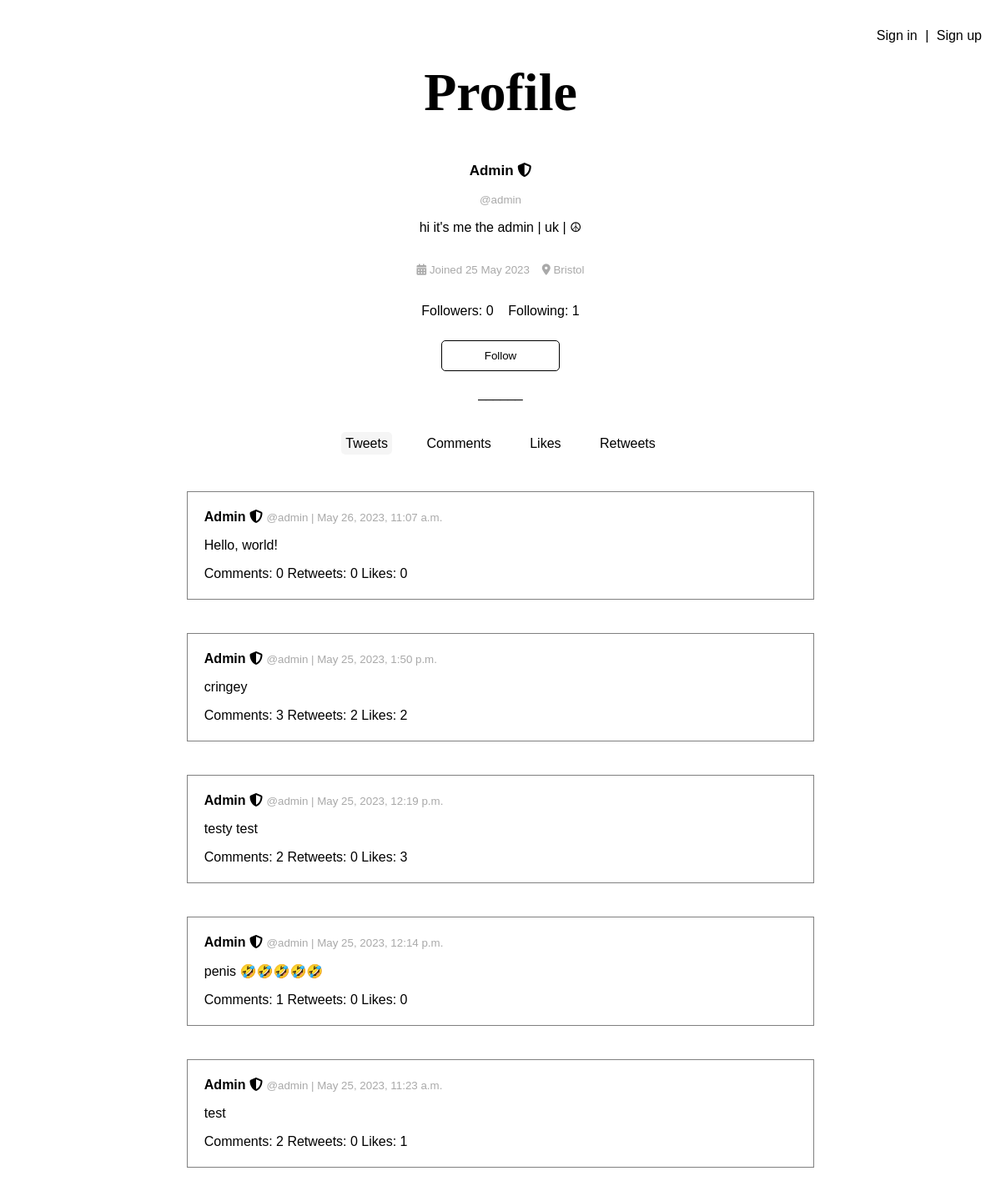
The app's page /users/profile/6/ with its own data.
### users/models.py (models this page shows, shortened)
class Profile(models.Model):
    user = models.OneToOneField(User, on_delete=models.CASCADE)
    bio = models.TextField(default="")
    display_name = models.CharField(default="", max_length=150)
    location = models.CharField(blank=True, max_length=150)
    followers = models.ManyToManyField(User, blank=True, related_name='followers')
    following = models.ManyToManyField(User, blank=True, related_name='following')

### tweets/models.py (models this page shows)
class Tweet(models.Model):
    text = models.CharField(max_length=144)
    date = models.DateTimeField(default=timezone.now)
    likes = models.ManyToManyField(User, blank=True, related_name='likes')
    user = models.ForeignKey(User, on_delete=models.CASCADE)
    class Meta:
        ordering = ["-date"]
    def __str__(self):
        return self.text

### users/views.py (the view)
# urls.py: path('profile/<int:user_id>/', views.profile_public, name='profile_public'),
def profile_public(request, user_id):
    user = get_object_or_404(User, pk=user_id)
    already_following = False
    for follower in user.profile.followers.all():
        if follower.id == request.user.id:
            already_following = True
    return render(request, 'users/profile_public.html',
                  {'title': 'Profile', 'user_p': user, 'already_following': already_following})

### templates/users/profile_public.html (shortened to what this page needs)
{% extends '../base.html' %}
{% block content %}
<p class="subtitle">{{user_p.profile.display_name}}
    {% if user_p.is_superuser %}
        <i title="Admin" class="fa-solid fa-shield-halved"></i>
    {% endif %}
</p>
<small>@{{user_p}}</small>
{% if user_p.profile.bio == "" %}
    <p class="faded">This user doesn't have a bio.</p>
{% else %}
    <p>{{user_p.profile.bio}}</p>
{% endif %}
<p><small>
    <i class="fa-solid fa-calendar-days"></i> Joined {{ user_p.date_joined|date:"d M Y" }}
    {% if user_p.profile.location %}
        <i class="fa-solid fa-location-dot"></i> {{ user_p.profile.location }}
    {% endif %}
</small>
<p>
    <a class="follows-link" href="{% url 'followers' user_p.id%}">Followers: {{ user_p.profile.followers.count }}</a>
    <a class="follows-link" href="{% url 'following' user_p.id%}">Following: {{user_p.profile.following.count }}</a>
</p>
{% if not user.id == user_p.id %}
<form action="{% url 'follow' user_p.id %}" method="post">
    {% if already_following %}
        <button type="submit">Unfollow</button>
    {% else %}
        <button type="submit">Follow</button>
    {% endif %}
</form>
<br>
{% else %}
<p><a href="{% url 'profile' %}">View your profile</a></p>
{% endif %}
______
</p>
<nav>
    <a id="profile-tweets" href="{% url 'profile_public' user_p.id %}">Tweets</a>&emsp;&emsp;
    <a id="profile-comments" href="{% url 'profile_public_comments' user_p.id %}">Comments</a>&emsp;&emsp;
    <a id="profile-likes" href="{% url 'profile_public_likes' user_p.id %}">Likes</a>&emsp;&emsp;
    <a id="profile-retweets" href="{% url 'profile_public_retweets' user_p.id%}">Retweets</a>
</nav>
<section class="center width-100">
    <br>
    {% with  id_str=user_p.id|stringformat:"i" %}
    {% if request.path == '/users/profile/'|add:id_str|add:'/' %}
        {% if user_p.tweet_set.count <= 0 %}
            <p class="faded">No tweets found</p>
        {% else %}
            {% for tweet in user_p.tweet_set.all %}
                {% include "tweets/tweet.html" %}
            {% endfor %}
        {% endif %}
    {% endif %}
    {%endwith%}
</section>
{% endblock %}

### templates/tweets/tweet.html
<div class="tweet-card width-100">
    <a class="profile-link" href="{% url 'profile_public' tweet.user.id %}">
        <p>
            <strong>
                {{ tweet.user.profile.display_name }}
                {% if tweet.user.is_superuser %}
                    <i title="Admin" class="fa-solid fa-shield-halved"></i>
                {% endif %}
            </strong>
            <small>@{{ tweet.user }} | {{ tweet.date }}</small>
        </p>
    </a>
    <a class="tweet-link" href="{% url 'tweet' tweet.id %}">
        <p>{{ tweet }}</p>
        <p>
            Comments: {{ tweet.comment_set.count }}
            Retweets: {{ tweet.retweet_set.count }}
            Likes: {{ tweet.likes.count }}
        </p>
    </a>
</div>

### static/style.css (style rules this page uses)
body { font-family: "Trebuchet MS", "Arial", sans-serif; margin-bottom: 70px; }
p a { color: lightgrey; text-decoration: underline; }
p.subtitle { font-weight: bold; font-size: 17px; }
.center, form { display: flex; justify-content: center; align-items: center; flex-direction: column; }
.width-100, form { width: 100%; }
button { background: white; color: black; text-align: center; border: 1px solid black; padding-left: 20px; padding-right: 20px; padding-top: 10px; padding-bottom: 10px; border-radius: 5px; margin-top: 10px; width: 20%; }
nav { padding: 10px; }
nav a { text-decoration: none; color: black; padding: 5px; border-radius: 5px; }
small { color: darkgrey; }
div.tweet-card a { color: black; text-decoration: none; }
div.tweet-card { border: solid 1px grey; margin: 20px; padding: 5px 20px; }
a.follows-link, a.profile-link { color: black; text-decoration: none; }

### templates/users/profile_public.html (style rules this page uses)
#profile-tweets { background: whitesmoke }

### records on screen
Tweet: user.profile.display_name "Admin", user "admin", date "May 26, 2023, 11:07 a.m.", text "Hello, world!", comment_set.count "0", retweet_set.count "0", likes.count "0"
Tweet: user.profile.display_name "Admin", user "admin", date "May 25, 2023, 1:50 p.m.", text "cringey", comment_set.count "3", retweet_set.count "2", likes.count "2"
Tweet: user.profile.display_name "Admin", user "admin", date "May 25, 2023, 12:19 p.m.", text "testy test", comment_set.count "2", retweet_set.count "0", likes.count "3"
Tweet: user.profile.display_name "Admin", user "admin", date "May 25, 2023, 12:14 p.m.", text "penis 🤣🤣🤣🤣🤣", comment_set.count "1", retweet_set.count "0", likes.count "0"
Tweet: user.profile.display_name "Admin", user "admin", date "May 25, 2023, 11:23 a.m.", text "test", comment_set.count "2", retweet_set.count "0", likes.count "1"

### other values on screen
{{ title }} "Profile"
{{ user_p.profile.display_name }} "Admin"
{{ user_p }} "admin"
{{ user_p.profile.bio }} "hi it's me the admin | uk | ☮"
{{ user_p.date_joined|date:"d M Y" }} "25 May 2023"
{{ user_p.profile.location }} "Bristol"
{{ user_p.profile.followers.count }} "0"
{{ user_p.profile.following.count }} "1"
